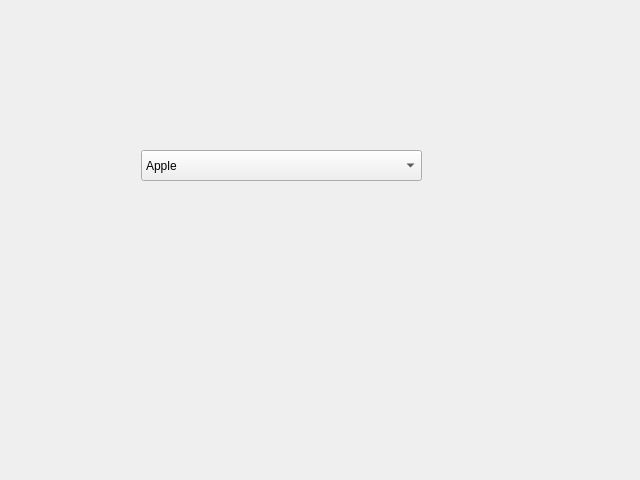
<?xml version="1.0" encoding="UTF-8"?>
<ui version="4.0">
 <class>gameScreen</class>
 <widget class="QWidget" name="gameScreen">
  <property name="geometry">
   <rect>
    <x>0</x>
    <y>0</y>
    <width>640</width>
    <height>480</height>
   </rect>
  </property>
  <property name="windowTitle">
   <string>Form</string>
  </property>
  <widget class="QComboBox" name="comboBox">
   <property name="geometry">
    <rect>
     <x>141</x>
     <y>150</y>
     <width>281</width>
     <height>31</height>
    </rect>
   </property>
   <item>
    <property name="text">
     <string>Apple</string>
    </property>
   </item>
   <item>
    <property name="text">
     <string>Banana</string>
    </property>
   </item>
  </widget>
 </widget>
 <resources/>
 <connections/>
</ui>
